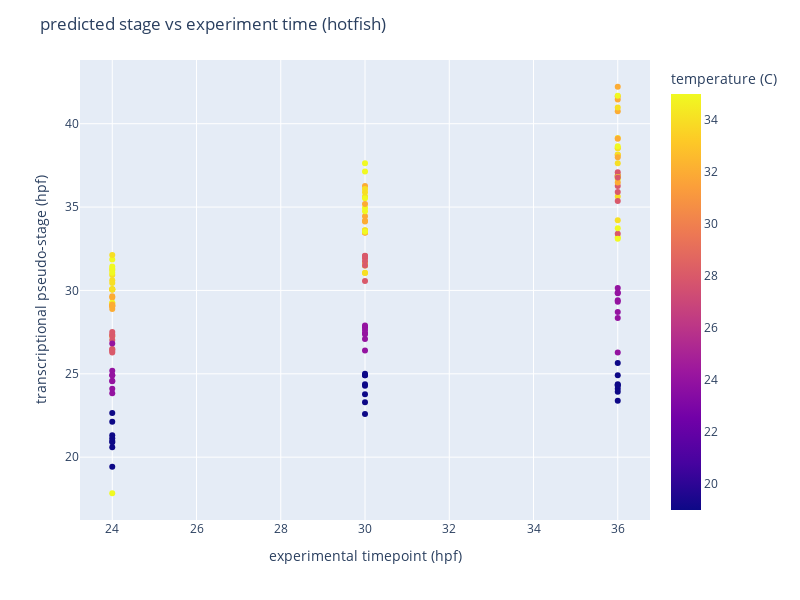

The notebook cell saved with this chart:
### Markdown cell above
### Look to see if we see temp-shift in hotfish experiment

### Code cell
hot_filter = time_df["expt"]=='hotfish2'
# time_df["expt"].unique()

fig = px.scatter(time_df.loc[hot_filter], x="timepoint", y="pseudostage", color="temp")

# fig.update_layout(xaxis=dict(range=[0, 120]), 
#                   yaxis=dict(range=[0, 120]))
fig.update_layout(width=800, height=600) 

fig.update_layout(
    title = "predicted stage vs experiment time (hotfish)",
    xaxis_title="experimental timepoint (hpf)",
    yaxis_title="transcriptional pseudo-stage (hpf)")

fig.update_coloraxes(colorbar_title="temperature (C)")
fig.show()

fig.write_image(fig_folder + "hf2_pseudotime_vs_timepoint.png", scale=2)
fig.write_html(fig_folder + "hf2_pseudotime_vs_timepoint.html")

# fig.show()

### Figure 1 — Plotly figure (JSON) as saved in the notebook; plotly's stock layout.template omitted (floating-point values rounded to 4 significant figures; data arrays with more than 128 entries replaced by an {"elided": "..."} marker saying what was removed)
{"data": [{"hovertemplate": "timepoint=%{x}<br>pseudostage=%{y}<br>temp=%{marker.color}<extra></extra>", "legendgroup": "", "marker": {"color": {"elided": "144 int values"}, "coloraxis": "coloraxis", "symbol": "circle"}, "mode": "markers", "name": "", "orientation": "v", "showlegend": false, "type": "scatter", "x": {"elided": "144 int values"}, "xaxis": "x", "y": {"elided": "144 float values"}, "yaxis": "y"}], "layout": {"coloraxis": {"colorbar": {"title": {"text": "temperature (C)"}}, "colorscale": [[0, "#0d0887"], [0.1111, "#46039f"], [0.2222, "#7201a8"], [0.3333, "#9c179e"], [0.4444, "#bd3786"], [0.5556, "#d8576b"], [0.6667, "#ed7953"], [0.7778, "#fb9f3a"], [0.8889, "#fdca26"], [1, "#f0f921"]]}, "height": 600, "legend": {"tracegroupgap": 0}, "margin": {"t": 60}, "title": {"text": "predicted stage vs experiment time (hotfish)"}, "width": 800, "xaxis": {"anchor": "y", "autorange": true, "domain": [0, 1], "range": [23.23, 36.77], "title": {"text": "experimental timepoint (hpf)"}, "type": "linear"}, "yaxis": {"anchor": "x", "autorange": true, "domain": [0, 1], "range": [16.23, 43.82], "title": {"text": "transcriptional pseudo-stage (hpf)"}, "type": "linear"}}}
